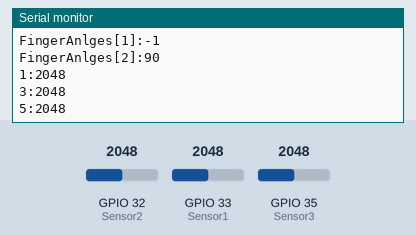
Bench run of a sketch on a simulated ESP32. Shown: the last lines printed to the serial monitor. The inputs (shaded band) are chosen by the test bench; at power-on: GPIO 32 (Sensor2) = 2048, GPIO 33 (Sensor1) = 2048, GPIO 35 (Sensor3) = 2048.

Above: at 1.2 s.
1.3 s: GPIO 32 (Sensor2) set to 2540
At 1.59 s:
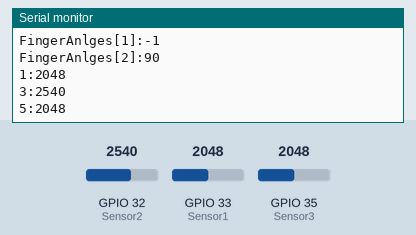
2.8 s: GPIO 33 (Sensor1) set to 2540
At 2.99 s:
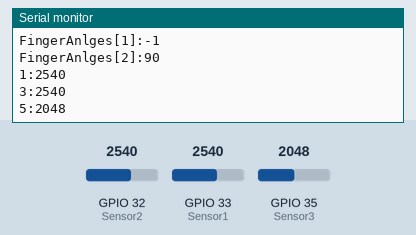
4.3 s: GPIO 35 (Sensor3) set to 2540
At 4.75 s:
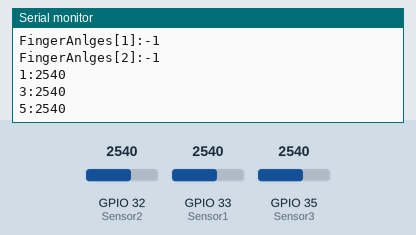
5.8 s: GPIO 32 (Sensor2) set to 2460
At 6.16 s:
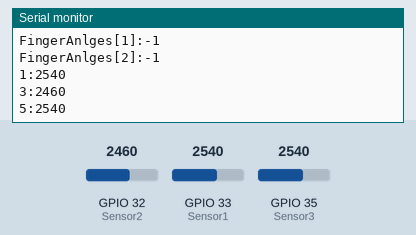
7.3 s: GPIO 33 (Sensor1) set to 2460
At 7.56 s:
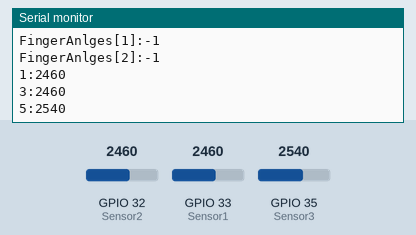
8.8 s: GPIO 35 (Sensor3) set to 2460
At 9.32 s:
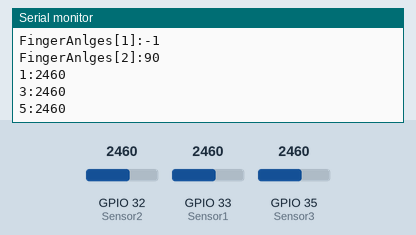
Timing chart, 0 to 11.3 s (numbered marks = the images above; inputs shaded):
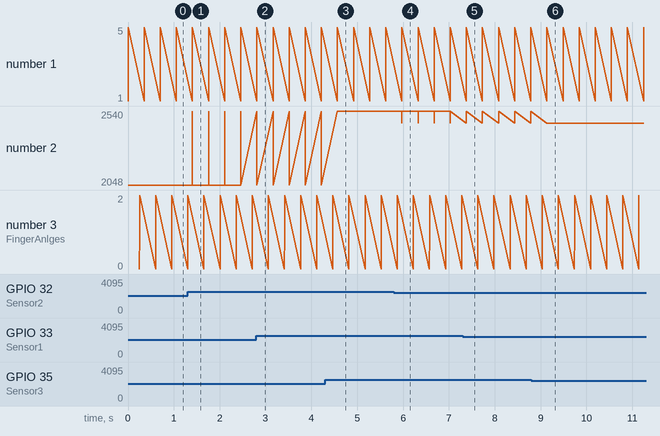

The sketch:

ESP32_SenderBoardCode_WithSomeBugs.ino
```cpp
#include <esp_now.h>
#include <WiFi.h>
#include <SimpleKalmanFilter.h>

#define Sensor1 33
#define Sensor2 32
#define Sensor3 35

uint8_t RecAddr[] = {0xA8,0x48,0xFA,0xDC,0xCF,0x13}; // receiver's MAC address

esp_now_peer_info_t peerInfo;

typedef struct SendFrom32
{
  int FingerAngles[3];
} SendFrom32;
SendFrom32 dataFrom32;  // data to be sent

void setup()
{
  Serial.begin(9600);
  // pinMode(27,INPUT);
  // pinMode(26,INPUT);
  // pinMode(25,INPUT);
  // pinMode(33,INPUT);
  // pinMode(32,INPUT);
  // pinMode(35,INPUT);
  // pinMode()
  pinMode(Sensor1, INPUT);
  pinMode(Sensor2, INPUT);
  pinMode(Sensor3, INPUT);

  WiFi.mode(WIFI_STA);
  if(esp_now_init() != ESP_OK)
  {
    Serial.println("Error Init EPSNOW");
    return;
  }
  // esp_now_register_send_cb(OnDataSent);

  memcpy(peerInfo.peer_addr, RecAddr, sizeof(RecAddr));
  peerInfo.channel = 0;
  peerInfo.encrypt = false;

  if(esp_now_add_peer(&peerInfo) != ESP_OK)
  {
    Serial.println("failed to add peer");
    return;
  }
}

void OnDataSent(const uint8_t* mac_addr, esp_now_send_status_t status)
{

}


int transform(int index,uint16_t v)
{
  switch(index)
  {
    case 1:
      return (v >= 2500) ? 0 : ((v <= 1800) ? 90 : -1); // -1 表示无效值
      break;

    case 3:
      return (v >= 3000) ? 0 : ((v <= 1500) ? 90 : -1); // -1 表示无效值
      break;

    case 5:
      return (v >= 3800) ? 0 : ((v <= 2500) ? 90 : -1); // -1 表示无效值
      break;
  }
  return -1; // 对于无效的索引返回-1
}

void loop()
{
  Serial.printf("1:%d\n",analogRead(33));
  Serial.printf("3:%d\n",analogRead(32));
  Serial.printf("5:%d\n",analogRead(35));

  delay(100);

  dataFrom32.FingerAngles[0] = transform(1, analogRead(33));
  dataFrom32.FingerAngles[1] = transform(3, analogRead(32));
  dataFrom32.FingerAngles[2] = transform(5, analogRead(35));

  delay(150);

  for(int i=0;i<3;++i)
  {
    Serial.printf("FingerAnlges[%d]:%d\n",i,dataFrom32.FingerAngles[i]);
  }

  esp_err_t res = esp_now_send(RecAddr, (uint8_t*)&dataFrom32, sizeof(dataFrom32));
  delay(100);
}
```

Measured:
- after the input at 1.3 s, the serial monitor: prints a new line after 0.11 s (image 1)
- after the input at 2.8 s, the serial monitor: prints a new line at once (image 2)
- after the input at 4.3 s, the serial monitor: prints a new line after 0.17 s (image 3)
- after the input at 5.8 s, the serial monitor: prints a new line after 0.18 s (image 4)
- after the input at 7.3 s, the serial monitor: prints a new line after 0.08 s (image 5)
- after the input at 8.8 s, the serial monitor: prints a new line after 0.24 s (image 6)
